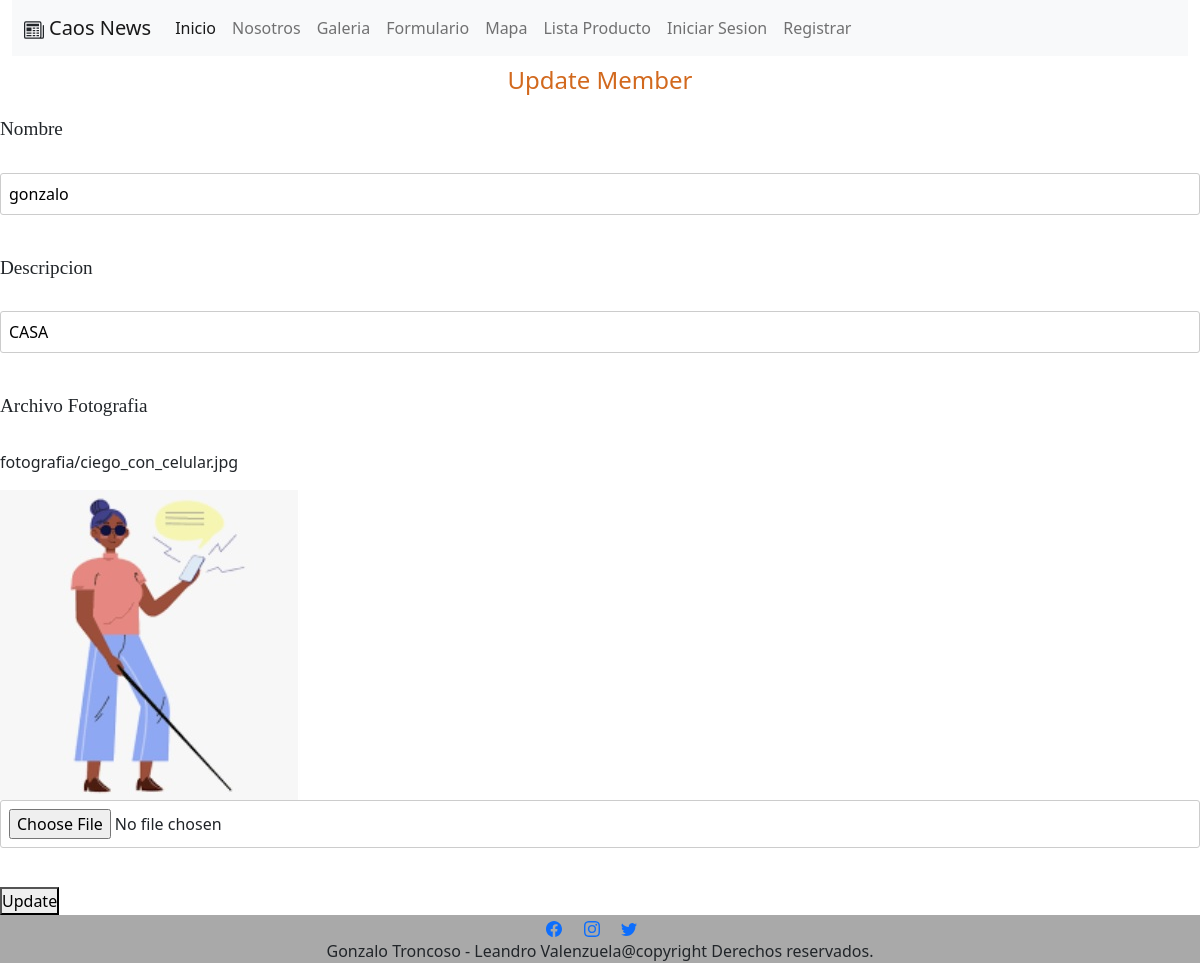
The app's page /actualizarProducto/34 with its own data.
### app/models.py (models this page shows)
class fotografia(models.Model):
    nombre=models.CharField(max_length=40)
    descripcion=models.CharField(max_length=40)
    archivo_fotografia=models.ImageField(upload_to='fotografia', null=True)

### app/views.py (the view)
# urls.py: path('actualizarProducto/<int:id>', actualizarProducto, name='actualizarProducto'),
def actualizarProducto(request, id):
    foto=fotografia.objects.get(id=id)
    return render(request, 'app/actualizarProducto.html', {'foto':foto})

### app/templates/app/actualizarProducto.html (shortened to what this page needs)
{% extends 'app/base.html' %}
{% load static %}
{% block contenido %}
<div class="container2">
    <h1>Update Member</h1>
    <form action="{% url 'actualizarrec' foto.id %}" method="post" enctype="multipart/form-data">
        <label for="">Nombre</label><br><br>
        <input type="text" name="nombre" value="{{foto.nombre}}"><br><br>
        <label for="">Descripcion</label><br><br>
        <input type="text" name="descripcion" value="{{foto.descripcion}}"><br><br>
        <label for="">Archivo Fotografia</label><br><br>
        {% if foto.archivo_fotografia %}
             <p>{{ foto.archivo_fotografia.name }}</p>
             <img src="{{ foto.archivo_fotografia.url }}" alt="Foto actual">
        {% endif %}
        <input type="file" name="archivo_fotografia"><br><br>
        <button type="submit" id="new1">Update</button>
    </form>
</div>
{% endblock %}

### app/static/app/css/estilosApi.css (style rules this page uses)
h1 { font-size: 100px; text-align: center; padding: 5px; text-decoration: underline; font-family: Georgia, 'Times New Roman', Times, serif; color: indianred; }

### app/static/app/css/estilosFormulario.css (style rules this page uses)
* { margin: 0; padding: 0; box-sizing: border-box; }
h1 { text-align: center; text-decoration: double; text-shadow: 5%; color: chocolate; font-size: 60px; font-family: 'Segoe UI', Tahoma, Geneva, Verdana, sans-serif; padding: 10px; }
form label { font-size: 1.2rem; margin-bottom: 5px; font-family: Cambria, Cochin, Georgia, Times, 'Times New Roman', serif; }
form input { padding: 8px; border: 1px solid #ccc; border-radius: 3px; margin-bottom: 15px; width: 100%; }

### app/static/app/css/style.css (style rules this page uses)
h1 { font-size: 24px; margin-bottom: 10px; }

### records on screen
fotografia: nombre "gonzalo", descripcion "CASA", archivo_fotografia.name "fotografia/ciego_con_celular.jpg", archivo_fotografia (picture)
